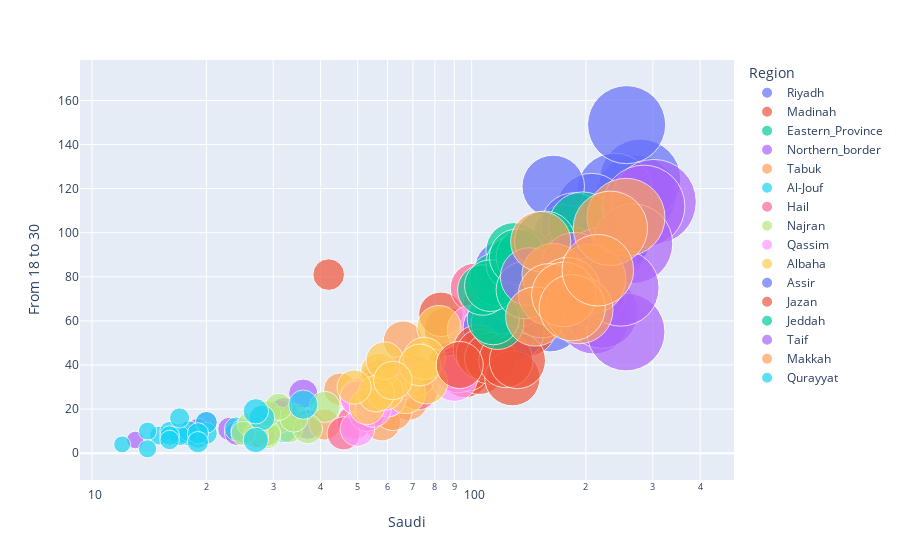

Notebook code cell kept with this figure:
### Code cell
#   تم استخدام الرسم التالي ليبين لنا مدينة الرياض  الاكثر اصابة من حيسعوديين  ومن اعمارهم 18-30 وان الحوادث التي تحدث داخل المدن  اكثر عرضه للاصابه   
fig =px.scatter(df_Injured_col,x= df_Injured_col['Saudi'], y = df_Injured_col["From 18 to 30"], size = "Saudi" ,color='Region', log_x=True, size_max=60)
fig.show()

### Figure 1 — Plotly figure (JSON) as saved in the notebook; plotly's stock layout.template omitted (floating-point values rounded to 4 significant figures)
{"data": [{"hovertemplate": "Region=Riyadh<br>Saudi=%{marker.size}<br>From 18 to 30=%{y}<extra></extra>", "legendgroup": "Riyadh", "marker": {"color": "#636efa", "size": [213, 271, 278, 238, 207, 238, 231, 236, 164, 256, 161, 163], "sizemode": "area", "sizeref": 0.08389, "symbol": "circle"}, "mode": "markers", "name": "Riyadh", "orientation": "v", "showlegend": true, "type": "scatter", "x": [213, 271, 278, 238, 207, 238, 231, 236, 164, 256, 161, 163], "xaxis": "x", "y": [97, 117, 124, 119, 111, 102, 94, 98, 121, 149, 60, 72], "yaxis": "y"}, {"hovertemplate": "Region=Madinah<br>Saudi=%{marker.size}<br>From 18 to 30=%{y}<extra></extra>", "legendgroup": "Madinah", "marker": {"color": "#EF553B", "size": [96, 88, 111, 105, 97, 135, 140, 107, 119, 86, 83, 111], "sizemode": "area", "sizeref": 0.08389, "symbol": "circle"}, "mode": "markers", "name": "Madinah", "orientation": "v", "showlegend": true, "type": "scatter", "x": [96, 88, 111, 105, 97, 135, 140, 107, 119, 86, 83, 111], "xaxis": "x", "y": [36, 40, 47, 38, 39, 69, 57, 61, 68, 56, 63, 68], "yaxis": "y"}, {"hovertemplate": "Region=Eastern_Province<br>Saudi=%{marker.size}<br>From 18 to 30=%{y}<extra></extra>", "legendgroup": "Eastern_Province", "marker": {"color": "#00cc96", "size": [120, 129, 155, 176, 153, 161, 188, 185, 132, 138, 127, 143], "sizemode": "area", "sizeref": 0.08389, "symbol": "circle"}, "mode": "markers", "name": "Eastern_Province", "orientation": "v", "showlegend": true, "type": "scatter", "x": [120, 129, 155, 176, 153, 161, 188, 185, 132, 138, 127, 143], "xaxis": "x", "y": [58, 83, 87, 98, 71, 68, 79, 74, 68, 68, 65, 79], "yaxis": "y"}, {"hovertemplate": "Region=Northern_border<br>Saudi=%{marker.size}<br>From 18 to 30=%{y}<extra></extra>", "legendgroup": "Northern_border", "marker": {"color": "#ab63fa", "size": [18, 36, 20, 32, 19, 23, 31, 24, 32, 37, 13, 19], "sizemode": "area", "sizeref": 0.08389, "symbol": "circle"}, "mode": "markers", "name": "Northern_border", "orientation": "v", "showlegend": true, "type": "scatter", "x": [18, 36, 20, 32, 19, 23, 31, 24, 32, 37, 13, 19], "xaxis": "x", "y": [10, 27, 14, 16, 9, 11, 18, 9, 19, 13, 6, 11], "yaxis": "y"}, {"hovertemplate": "Region=Tabuk<br>Saudi=%{marker.size}<br>From 18 to 30=%{y}<extra></extra>", "legendgroup": "Tabuk", "marker": {"color": "#FFA15A", "size": [66, 57, 107, 52, 68, 56, 45, 64, 56, 58, 41, 62], "sizemode": "area", "sizeref": 0.08389, "symbol": "circle"}, "mode": "markers", "name": "Tabuk", "orientation": "v", "showlegend": true, "type": "scatter", "x": [66, 57, 107, 52, 68, 56, 45, 64, 56, 58, 41, 62], "xaxis": "x", "y": [51, 34, 54, 27, 24, 31, 29, 35, 29, 14, 13, 19], "yaxis": "y"}, {"hovertemplate": "Region=Al-Jouf<br>Saudi=%{marker.size}<br>From 18 to 30=%{y}<extra></extra>", "legendgroup": "Al-Jouf", "marker": {"color": "#19d3f3", "size": [24, 32, 15, 18, 14, 19, 12, 17, 16, 20, 18, 25], "sizemode": "area", "sizeref": 0.08389, "symbol": "circle"}, "mode": "markers", "name": "Al-Jouf", "orientation": "v", "showlegend": true, "type": "scatter", "x": [24, 32, 15, 18, 14, 19, 12, 17, 16, 20, 18, 25], "xaxis": "x", "y": [11, 11, 8, 8, 10, 7, 4, 9, 10, 9, 10, 10], "yaxis": "y"}, {"hovertemplate": "Region=Hail<br>Saudi=%{marker.size}<br>From 18 to 30=%{y}<extra></extra>", "legendgroup": "Hail", "marker": {"color": "#FF6692", "size": [28, 49, 54, 72, 46, 55, 71, 115, 92, 102, 55, 53], "sizemode": "area", "sizeref": 0.08389, "symbol": "circle"}, "mode": "markers", "name": "Hail", "orientation": "v", "showlegend": true, "type": "scatter", "x": [28, 49, 54, 72, 46, 55, 71, 115, 92, 102, 55, 53], "xaxis": "x", "y": [8, 14, 26, 29, 9, 21, 35, 59, 38, 75, 26, 18], "yaxis": "y"}, {"hovertemplate": "Region=Najran<br>Saudi=%{marker.size}<br>From 18 to 30=%{y}<extra></extra>", "legendgroup": "Najran", "marker": {"color": "#B6E880", "size": [31, 33, 29, 41, 37, 26, 34, 29, 27, 25, 29, 31], "sizemode": "area", "sizeref": 0.08389, "symbol": "circle"}, "mode": "markers", "name": "Najran", "orientation": "v", "showlegend": true, "type": "scatter", "x": [31, 33, 29, 41, 37, 26, 34, 29, 27, 25, 29, 31], "xaxis": "x", "y": [15, 11, 8, 21, 11, 13, 16, 9, 8, 9, 18, 21], "yaxis": "y"}, {"hovertemplate": "Region=Qassim<br>Saudi=%{marker.size}<br>From 18 to 30=%{y}<extra></extra>", "legendgroup": "Qassim", "marker": {"color": "#FF97FF", "size": [100, 50, 60, 60, 50, 50, 90, 65, 66, 50, 55, 55], "sizemode": "area", "sizeref": 0.08389, "symbol": "circle"}, "mode": "markers", "name": "Qassim", "orientation": "v", "showlegend": true, "type": "scatter", "x": [100, 50, 60, 60, 50, 50, 90, 65, 66, 50, 55, 55], "xaxis": "x", "y": [56, 26, 25, 25, 25, 25, 34, 33, 35, 11, 24, 20], "yaxis": "y"}, {"hovertemplate": "Region=Albaha<br>Saudi=%{marker.size}<br>From 18 to 30=%{y}<extra></extra>", "legendgroup": "Albaha", "marker": {"color": "#FECB52", "size": [67, 53, 59, 57, 82, 56, 76, 49, 59, 75, 73, 62], "sizemode": "area", "sizeref": 0.08389, "symbol": "circle"}, "mode": "markers", "name": "Albaha", "orientation": "v", "showlegend": true, "type": "scatter", "x": [67, 53, 59, 57, 82, 56, 76, 49, 59, 75, 73, 62], "xaxis": "x", "y": [27, 21, 28, 37, 57, 27, 32, 30, 42, 43, 40, 33], "yaxis": "y"}, {"hovertemplate": "Region=Assir<br>Saudi=%{marker.size}<br>From 18 to 30=%{y}<extra></extra>", "legendgroup": "Assir", "marker": {"color": "#636efa", "size": [186, 192, 120, 124, 172, 125, 167, 131, 111, 146, 133, 140], "sizemode": "area", "sizeref": 0.08389, "symbol": "circle"}, "mode": "markers", "name": "Assir", "orientation": "v", "showlegend": true, "type": "scatter", "x": [186, 192, 120, 124, 172, 125, 167, 131, 111, 146, 133, 140], "xaxis": "x", "y": [103, 81, 84, 53, 75, 56, 82, 55, 57, 85, 70, 74], "yaxis": "y"}, {"hovertemplate": "Region=Jazan<br>Saudi=%{marker.size}<br>From 18 to 30=%{y}<extra></extra>", "legendgroup": "Jazan", "marker": {"color": "#EF553B", "size": [181, 42, 160, 146, 104, 106, 112, 128, 153, 123, 132, 93], "sizemode": "area", "sizeref": 0.08389, "symbol": "circle"}, "mode": "markers", "name": "Jazan", "orientation": "v", "showlegend": true, "type": "scatter", "x": [181, 42, 160, 146, 104, 106, 112, 128, 153, 123, 132, 93], "xaxis": "x", "y": [88, 81, 79, 80, 47, 45, 43, 34, 66, 42, 42, 40], "yaxis": "y"}, {"hovertemplate": "Region=Jeddah<br>Saudi=%{marker.size}<br>From 18 to 30=%{y}<extra></extra>", "legendgroup": "Jeddah", "marker": {"color": "#00cc96", "size": [117, 114, 129, 116, 107, 129, 112, 138, 196, 132, 138, 156], "sizemode": "area", "sizeref": 0.08389, "symbol": "circle"}, "mode": "markers", "name": "Jeddah", "orientation": "v", "showlegend": true, "type": "scatter", "x": [117, 114, 129, 116, 107, 129, 112, 138, 196, 132, 138, 156], "xaxis": "x", "y": [59, 61, 92, 79, 74, 86, 76, 89, 103, 89, 74, 96], "yaxis": "y"}, {"hovertemplate": "Region=Taif<br>Saudi=%{marker.size}<br>From 18 to 30=%{y}<extra></extra>", "legendgroup": "Taif", "marker": {"color": "#ab63fa", "size": [218, 210, 302, 220, 142, 184, 187, 206, 284, 266, 255, 247], "sizemode": "area", "sizeref": 0.08389, "symbol": "circle"}, "mode": "markers", "name": "Taif", "orientation": "v", "showlegend": true, "type": "scatter", "x": [218, 210, 302, 220, 142, 184, 187, 206, 284, 266, 255, 247], "xaxis": "x", "y": [86, 61, 114, 64, 80, 74, 85, 73, 112, 95, 55, 75], "yaxis": "y"}, {"hovertemplate": "Region=Makkah<br>Saudi=%{marker.size}<br>From 18 to 30=%{y}<extra></extra>", "legendgroup": "Makkah", "marker": {"color": "#FFA15A", "size": [164, 152, 206, 179, 160, 147, 255, 192, 232, 175, 184, 215], "sizemode": "area", "sizeref": 0.08389, "symbol": "circle"}, "mode": "markers", "name": "Makkah", "orientation": "v", "showlegend": true, "type": "scatter", "x": [164, 152, 206, 179, 160, 147, 255, 192, 232, 175, 184, 215], "xaxis": "x", "y": [81, 96, 79, 74, 72, 62, 107, 65, 102, 72, 66, 83], "yaxis": "y"}, {"hovertemplate": "Region=Qurayyat<br>Saudi=%{marker.size}<br>From 18 to 30=%{y}<extra></extra>", "legendgroup": "Qurayyat", "marker": {"color": "#19d3f3", "size": [17, 36, 28, 20, 19, 14, 27, 19, 27, 16, 17, 16], "sizemode": "area", "sizeref": 0.08389, "symbol": "circle"}, "mode": "markers", "name": "Qurayyat", "orientation": "v", "showlegend": true, "type": "scatter", "x": [17, 36, 28, 20, 19, 14, 27, 19, 27, 16, 17, 16], "xaxis": "x", "y": [8, 22, 16, 14, 9, 2, 19, 5, 6, 8, 16, 6], "yaxis": "y"}], "layout": {"autosize": true, "legend": {"itemsizing": "constant", "title": {"text": "Region"}, "tracegroupgap": 0}, "margin": {"t": 60}, "xaxis": {"anchor": "y", "autorange": true, "domain": [0, 1], "range": [0.9762, 2.659], "title": {"text": "Saudi"}, "type": "log"}, "yaxis": {"anchor": "x", "autorange": true, "domain": [0, 1], "range": [-21.42, 205.4], "title": {"text": "From 18 to 30"}, "type": "linear"}}}
